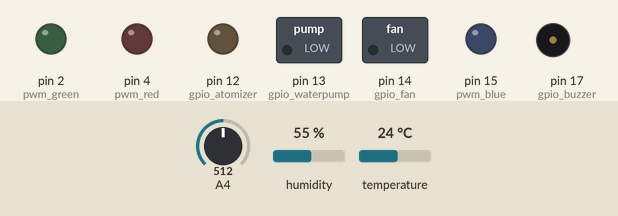
Simulated run of this sketch. Board: Arduino Mega 2560, built with avr-gcc and run on an emulated ATmega2560. On the bench: switched loads named in the sketch (green lamp = pin HIGH), output pins drawn as LEDs (lit = HIGH), buzzer (waves = sounding, pin HIGH). The inputs (shaded band) are chosen by the test bench; at power-on: humidity 55 %, A4 = 512, temperature 24 °C.

Above: at 1.3 s.
1.4 s: humidity set to 41 %
4.2 s: humidity set to 38 %
At 5.6 s:
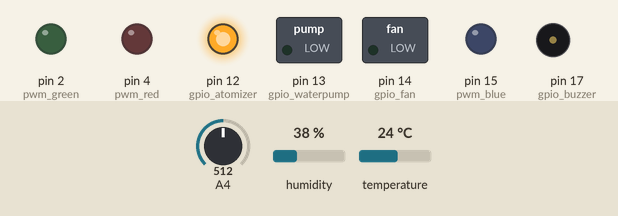
6.6 s: A4 set to 33
8.3 s: A4 set to 26
At 9.6 s:
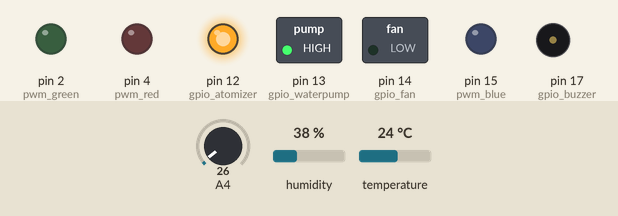
10.7 s: temperature set to 29 °C
14.5 s: temperature set to 32 °C
At 17.8 s:
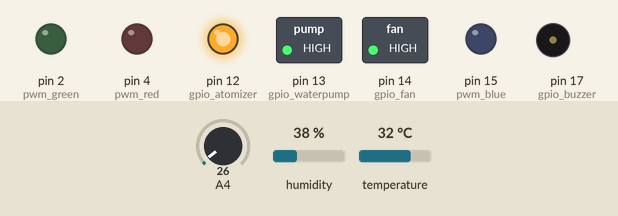
Timing chart, 0 to 19.3 s (numbered marks = the images above; inputs shaded):
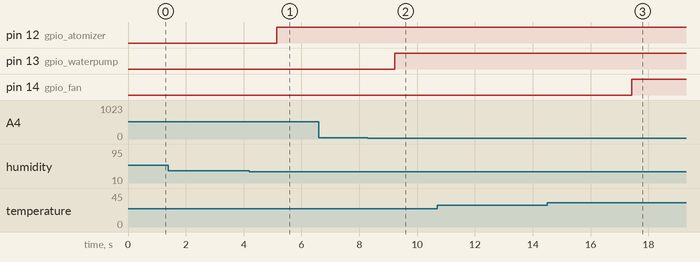

The sketch:

arduino_test.ino
```cpp
//need to install DHT11 Lib by Dhruba Saha
#include <DHT11.h>

#define SECONDS_IN_HOUR     3600
#define WATER_MAX_COUNT     60

int pwm_red = 4;
int pwm_green= 2;
int pwm_blue = 15;

int gpio_1wire = 26;
int gpio_waterpump = 13;
int gpio_atomizer = 12;
int gpio_fan = 14;
int gpio_buzzer = 17;

int adc_soilmoist = 36;

float temp = 0;
float humidity = 0;
float soilmoisture = 0;
int fan = 0;
int atomizer = 0;
int buzzer = 0;
int waterpump = 0;
int color_preset = 0;
int color_red = 0;
int color_green = 0;
int color_blue = 0;

float conf_temp = 30;
float conf_humid = 40;
float conf_soilmoist = 30;
int conf_red = 0;
int conf_green = 0;
int conf_blue = 0;

int seconds_counter = 0;
int water_counter = 0;

DHT11 dht11(gpio_1wire);

void read_1wire(){
  temp = dht11.readTemperature();
	humidity = dht11.readHumidity();
}

void update_status(){
	read_1wire();
	soilmoisture = analogRead(adc_soilmoist);
}

void update_output(){
  digitalWrite(gpio_waterpump, waterpump);
  digitalWrite(gpio_atomizer, atomizer);
  digitalWrite(gpio_fan, fan);
  digitalWrite(gpio_buzzer, buzzer);
}

void setup() {
		  pinMode(pwm_red, OUTPUT);
      pinMode(pwm_green, OUTPUT);
      pinMode(pwm_blue, OUTPUT);

      pinMode(gpio_waterpump, OUTPUT);
      pinMode(gpio_atomizer, OUTPUT);
      pinMode(gpio_fan, OUTPUT);
      pinMode(gpio_buzzer, OUTPUT);
}

void loop() {
	update_status();

	if(temp > conf_temp)
	{
		fan = 1;
	}
	else if(temp < conf_temp)
	{
		fan = 0;
	}
	else
	{
		fan = 0;
	}

  if(humidity > conf_humid)
  {
    atomizer = 0;
  }
  else if(humidity < conf_humid)
  {
    atomizer = 1;
  }
  else
  {
    atomizer = 0;
  }

  if(soilmoisture > conf_soilmoist)
  {
    waterpump = 0;
    water_counter = 0;
    buzzer = 0;
  }
  else if(soilmoisture < conf_soilmoist)
  {
    waterpump = 1;
    if(water_counter > WATER_MAX_COUNT)
      buzzer = 1;
  }
  else
  {
    waterpump = 0;
    water_counter = 0;
    buzzer = 0;
  }

  if(seconds_counter < (SECONDS_IN_HOUR * 12))
  { //morning
    analogWrite(pwm_red, conf_red);
    analogWrite(pwm_green, conf_green);
    analogWrite(pwm_blue, conf_blue);
  }
  else
  { //night
    analogWrite(pwm_red, 0);
    analogWrite(pwm_green, 0);
    analogWrite(pwm_blue, 0);
  }

  if(seconds_counter < (SECONDS_IN_HOUR * 24))
    seconds_counter++;
  else
    seconds_counter = 0;

  update_output();


	delay(1000);
}
```

Measured:
- the behaviour switches between 40 and 39 % on humidity (found by bisection; images 0 and 1)
- the behaviour switches between 30 and 29 on A4 (found by bisection; images 1 and 2)
- the behaviour switches between 30 and 31 °C on temperature (found by bisection; images 2 and 3)
- after the input at 1.4 s, every drawn part: stays the same
- after the input at 4.2 s, pin 12 (gpio_atomizer): LOW → HIGH after 0.94 s
- after the input at 6.6 s, every drawn part: stays the same
- after the input at 8.3 s, pin 13 (gpio_waterpump): LOW → HIGH after 0.93 s
- after the input at 10.7 s, every drawn part: stays the same
- after the input at 14.5 s, pin 14 (gpio_fan): LOW → HIGH after 2.9 s
